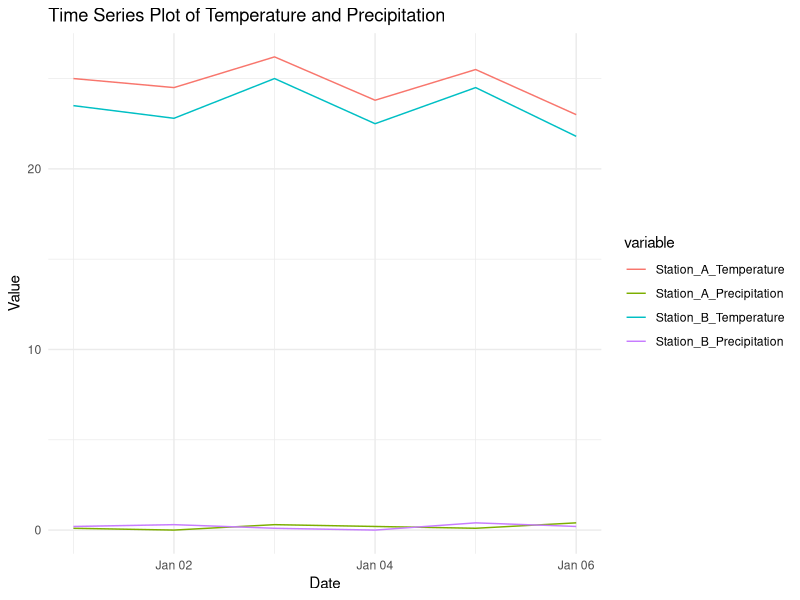
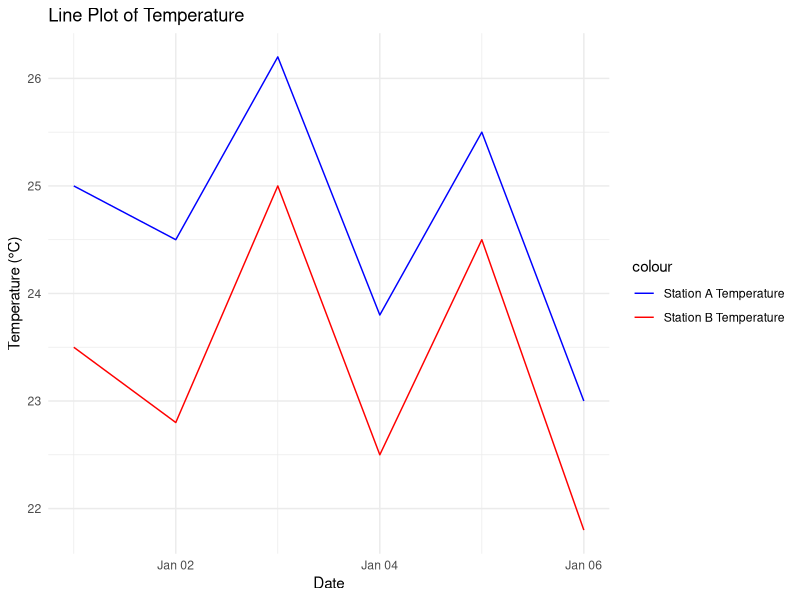
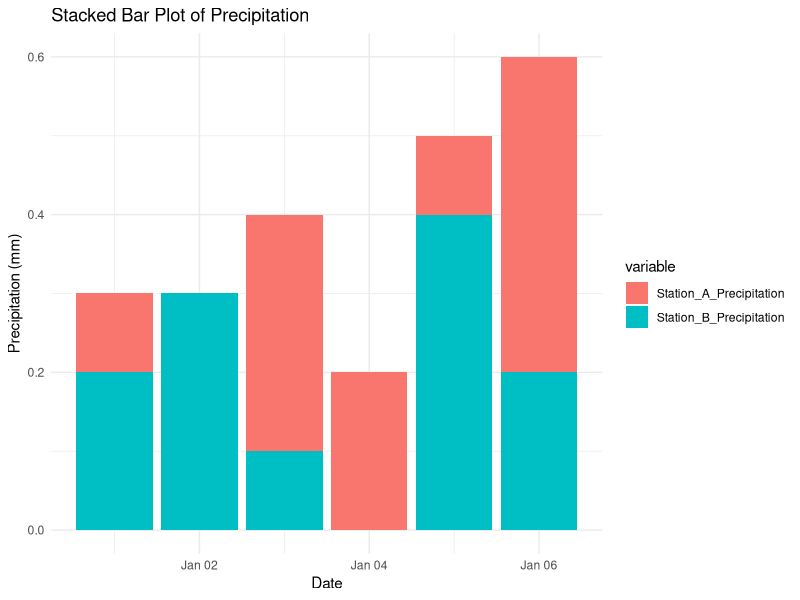

Write R code to recreate these figures, in order.
# Load necessary libraries
library(ggplot2)
library(reshape2)

# Create the dataset
data <- data.frame(
  Date = as.Date(c("2024-01-01", "2024-01-02", "2024-01-03", "2024-01-04", "2024-01-05", "2024-01-06")),
  Station_A_Temperature = c(25.0, 24.5, 26.2, 23.8, 25.5, 23.0),
  Station_A_Precipitation = c(0.1, 0.0, 0.3, 0.2, 0.1, 0.4),
  Station_B_Temperature = c(23.5, 22.8, 25.0, 22.5, 24.5, 21.8),
  Station_B_Precipitation = c(0.2, 0.3, 0.1, 0.0, 0.4, 0.2)
)

# Melt the dataset for plotting
melted_data <- melt(data, id.vars = "Date")

# Create a time series plot
ggplot(melted_data, aes(x = Date, y = value, color = variable, group = variable)) +
  geom_line() +
  labs(title = "Time Series Plot of Temperature and Precipitation", x = "Date", y = "Value") +
  theme_minimal()
# Line plot of temperature over time
ggplot(data, aes(x = Date)) +
  geom_line(aes(y = Station_A_Temperature, color = "Station A Temperature")) +
  geom_line(aes(y = Station_B_Temperature, color = "Station B Temperature")) +
  labs(title = "Line Plot of Temperature", x = "Date", y = "Temperature (°C)") +
  scale_color_manual(values = c("blue", "red")) +
  theme_minimal()
# Melt the dataset for precipitation only
precipitation_data <- data[, c("Date", "Station_A_Precipitation", "Station_B_Precipitation")]
melted_precip_data <- melt(precipitation_data, id.vars = "Date")

# Stacked bar plot
ggplot(melted_precip_data, aes(x = Date, y = value, fill = variable)) +
  geom_bar(stat = "identity") +
  labs(title = "Stacked Bar Plot of Precipitation", x = "Date", y = "Precipitation (mm)") +
  theme_minimal()
